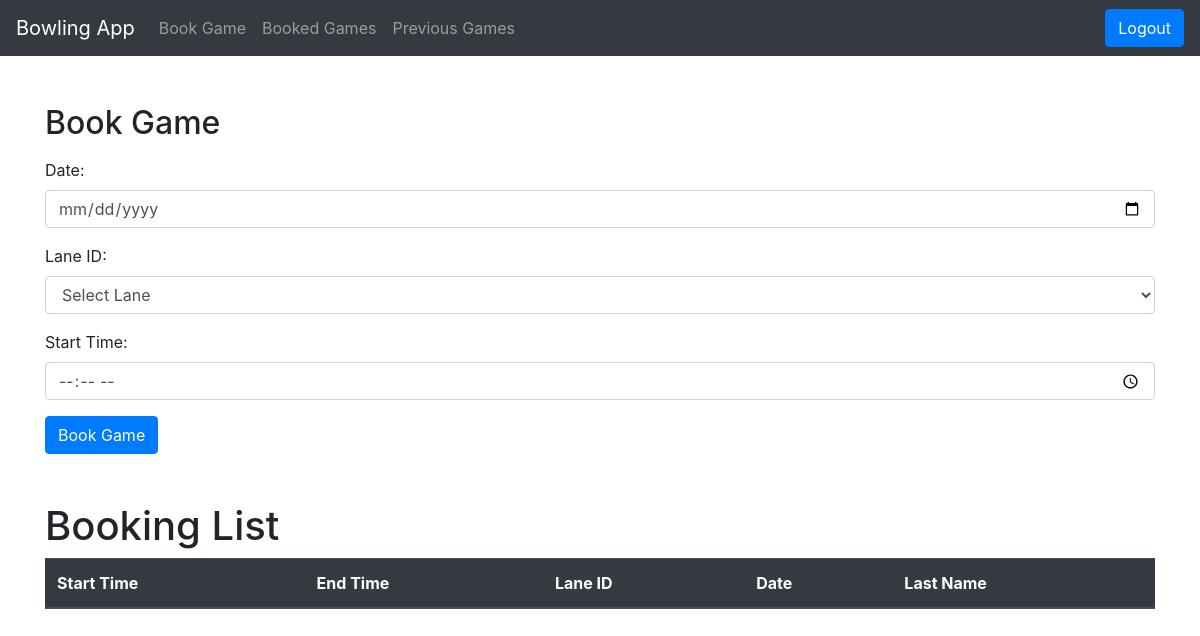
Page /book_game (signed in) on the earlier database version.
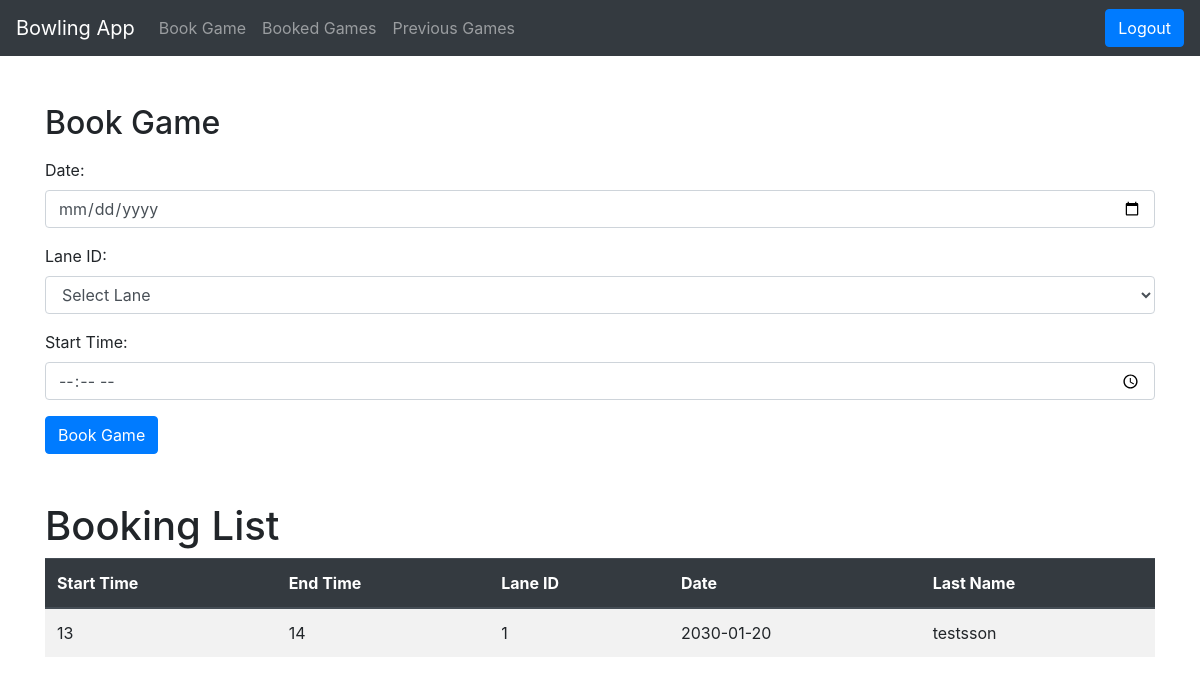
Same page on the later database version.
### tables this page shows
CREATE TABLE Bookings (bookingId INTEGER PRIMARY KEY AUTOINCREMENT, startTime time, endTime time, laneID INTEGER REFERENCES BowlingLanes (laneID), playerID INTEGER REFERENCES Players (playerID), date date);

CREATE TABLE Players (playerID INTEGER PRIMARY KEY, fName varchar, lName varchar, email varchar, password varchar);

### app.py (the view)
@app.route('/book_game', methods=["GET"])
def get_book_game():
    if "player_id" in session:
        lanes = query_db("SELECT * FROM bowlingLanes")
        return render_template("book_game.html", lanes=lanes, bookings=query_db("SELECT * FROM bookings INNER JOIN players ON bookings.playerID = players.playerID WHERE bookings.date > DATE('now')" ) )
    else:
        return send_from_directory("static", "index.html")

### test.py (called while the page is built)
def get_db():
    db = getattr(g, '_database', None)
    if db is None:
        db = g._database = sqlite3.connect(DATABASE)
        db.row_factory = sqlite3.Row
    return db

def query_db(query, args=(), one=False, commit=False):
    try:
        if commit:
            db = get_db()
            cur = db.execute(query, args)
            db.commit()
            cur.close()
            return None
        else:
            cur = get_db().execute(query, args)
            rv = cur.fetchall()
            cur.close()
            return (rv[0] if rv else None) if one else rv
    except sqlite3.Error as e:
        print("SQLite error:", e)
        return e

### template/book_game.html (shortened to what this page needs)
<!DOCTYPE html>
<html lang="en">
<head>
    <link rel="stylesheet" href="https://stackpath.bootstrapcdn.com/bootstrap/4.5.2/css/bootstrap.min.css">
</head>
<body>
    <nav class="navbar navbar-expand-lg navbar-dark bg-dark">
        <a class="navbar-brand" href="/logged_in">Bowling App</a>
        <div class="collapse navbar-collapse" id="navbarNav">
            <ul class="navbar-nav">
                <li class="nav-item">
                    <a class="nav-link" href="/book_game">Book Game</a>
                </li>
                <li class="nav-item">
                    <a class="nav-link" href="/booked_games">Booked Games</a>
                </li>
                <li class="nav-item">
                    <a class="nav-link" href="/previous_games">Previous Games</a>
                </li>
            </ul>
        </div>
        <form action="/logout" method="POST" class="ml-auto">
            <button type="submit" class="btn btn-primary">Logout</button>
        </form>
    </nav>
    <div class="container">
        <h2 class="mt-5">Book Game</h2>
        <form action="/book_game" method="POST" class="mt-3">
            <div class="form-group">
                <label for="date">Date:</label>
                <input type="date" class="form-control" id="date" name="date" required>
            </div>
            <div class="form-group">
                <label for="lane_id">Lane ID:</label>
                <select class="form-control" id="lane_id" name="lane_id" required>
                    <option value="" selected disabled>Select Lane</option>
                </select>
            </div>
            <div class="form-group">
                <label for="start_time">Start Time:</label>
                <input type="time" class="form-control" id="start_time" name="start_time" required>
            </div>
            <button type="submit" class="btn btn-primary">Book Game</button>
        </form>
    </div>
    <div class="container">
        <h1 class="mt-5">Booking List</h1>
        <table class="table table-striped">
            <thead class="thead-dark">
                <tr>
                    <th>Start Time</th>
                    <th>End Time</th>
                    <th>Lane ID</th>
                    <th>Date</th>
                    <th>Last Name</th>
                </tr>
            </thead>
            <tbody>
                {% for info in bookings %}
                <tr>
                    <td>{{ info['startTime'] }}</td>
                    <td>{{ info['endTime'] }}</td>
                    <td>{{ info['laneID'] }}</td>
                    <td>{{ info['date'] }}</td>
                    <td>{{ info['Lname'] }}</td>
                </tr>
                {% endfor %}
            </tbody>
        </table>
    </div>
</body>
</html>

Differences in the rows shown:
added Bookings: startTime "13", endTime "14", laneID "1", date "2030-01-20", Lname "testsson"
